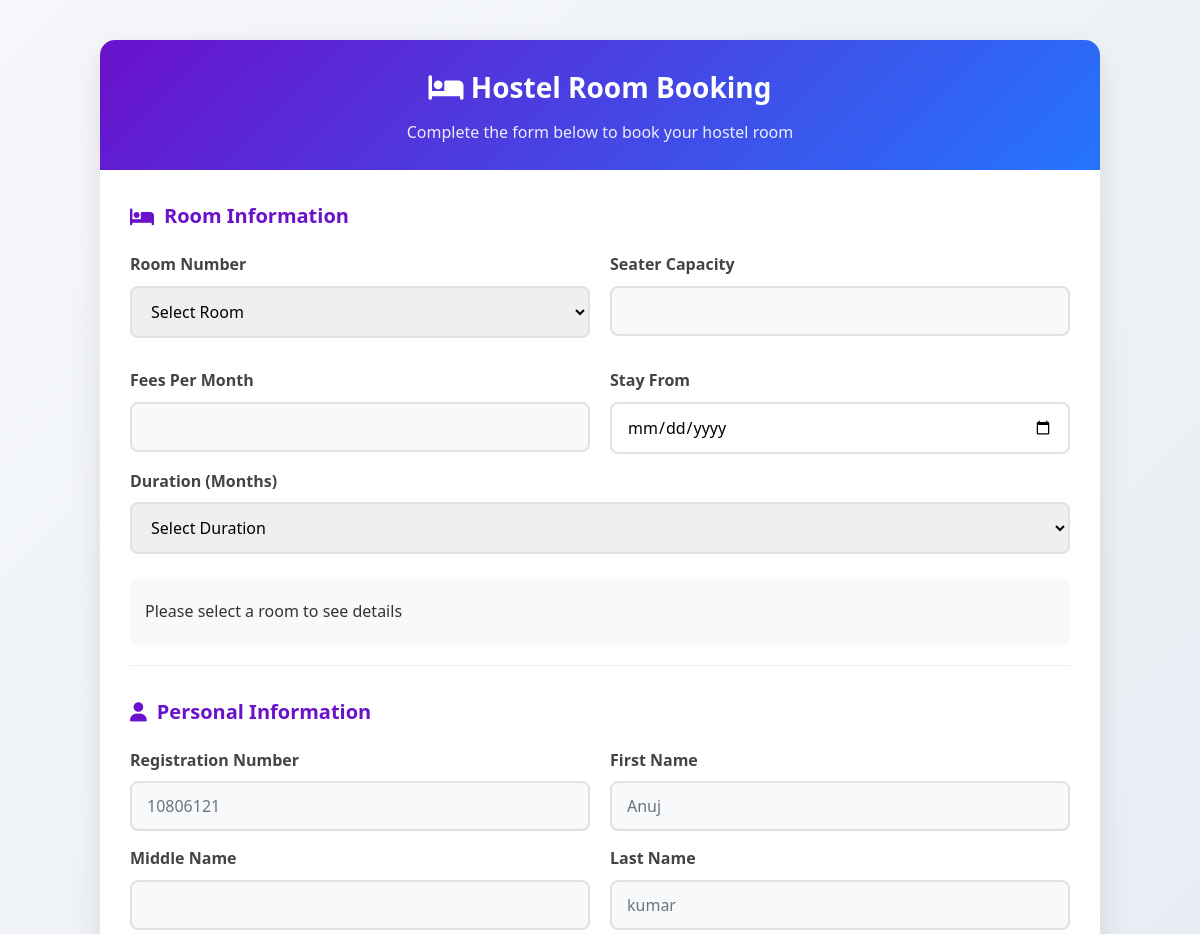
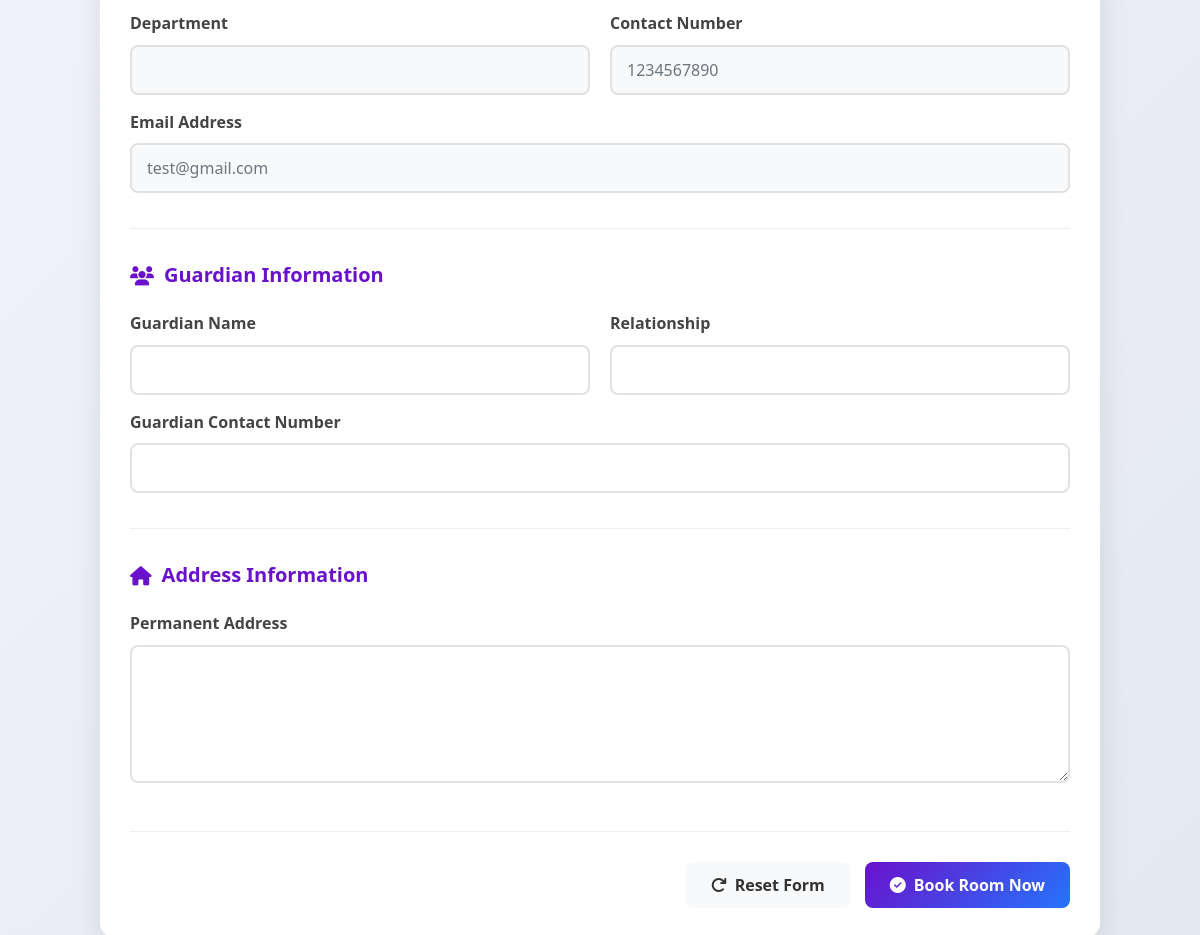
Page /hostel/book-hostel.php (signed in) on the committed database (2 pictures, top to bottom).
### tables this page shows
CREATE TABLE `userregistration` (
  `id` int(11) NOT NULL,
  `regNo` varchar(255) DEFAULT NULL,
  `firstName` varchar(255) DEFAULT NULL,
  `middleName` varchar(255) DEFAULT NULL,
  `lastName` varchar(255) DEFAULT NULL,
  `department` varchar(100) NOT NULL,
  `contactNo` bigint(20) DEFAULT NULL,
  `email` varchar(255) DEFAULT NULL,
  `password` varchar(255) DEFAULT NULL,
  `regDate` timestamp NULL DEFAULT current_timestamp(),
  `updationDate` varchar(45) DEFAULT NULL,
  `passUdateDate` varchar(45) DEFAULT NULL
);

### hostel/book-hostel.php (the view, shortened to what this page needs)
<?php
include('includes/config.php');
$uid = $_SESSION['login'];
$stmt = $mysqli->prepare("SELECT roomno FROM registration WHERE emailid=? OR regno=?");
$stmt->bind_param('ss', $uid, $uid);
$stmt->execute();
$stmt->store_result();
$hasBooking = ($stmt->num_rows > 0);
?>
<!doctype html>
<html lang="en" class="no-js">
<head>
    <link rel="stylesheet" href="https://cdnjs.cloudflare.com/ajax/libs/font-awesome/6.4.0/css/all.min.css">
</head>
<body>
    <div class="booking-container">
        <div class="booking-header">
            <h1><i class="fas fa-bed"></i> Hostel Room Booking</h1>
            <p>Complete the form below to book your hostel room</p>
        </div>
        <div class="booking-body">
            <?php if ($hasBooking) { ?>
                <div class="already-booked">
                    <i class="fas fa-check-circle"></i>
                    <h3>Room Already Booked</h3>
                    <p>You have already booked a hostel room. You can view your room details below.</p>
                    <a href="room-details.php" class="btn btn-primary">
                        <i class="fas fa-door-open"></i> View Room Details
                    </a>
                </div>
            <?php } else { ?>
                <form method="post" action="">
                    <div class="form-section">
                        <h3 class="section-title"><i class="fas fa-bed"></i> Room Information</h3>
                        <div class="form-row">
                            <div class="form-col">
                                <label class="form-label">Room Number</label>
                                <select name="room" id="room" class="form-control" onChange="getSeater(this.value);" onBlur="checkAvailability()" required>
                                    <option value="">Select Room</option>
                                </select>
                                <div class="status-message" id="room-availability-status"></div>
                            </div>
                            <div class="form-col">
                                <label class="form-label">Seater Capacity</label>
                                <input type="text" name="seater" id="seater" class="form-control" readonly>
                            </div>
                        </div>
                        <div class="form-row">
                            <div class="form-col">
                                <label class="form-label">Fees Per Month </label>
                                <input type="text" name="fpm" id="fpm" class="form-control" readonly>
                            </div>
                            <div class="form-col">
                                <label class="form-label">Stay From</label>
                                <input type="date" name="stayf" id="stayf" class="form-control" required>
                            </div>
                        </div>
                        <div class="form-row">
                            <div class="form-col">
                                <label class="form-label">Duration (Months)</label>
                                <select name="duration" id="duration" class="form-control" required>
                                    <option value="">Select Duration</option>
                                </select>
                            </div>
                        </div>
                        <div class="room-info">
                            <p>Please select a room to see details</p>
                        </div>
                    </div>
                    <div class="form-section">
                        <h3 class="section-title"><i class="fas fa-user"></i> Personal Information</h3>
                        <?php
                        $aid = $_SESSION['id'];
                        $ret = "select * from userregistration where id=?";
                        $stmt = $mysqli->prepare($ret);
                        $stmt->bind_param('i', $aid);
                        $stmt->execute();
                        $res = $stmt->get_result();
                        while ($row = $res->fetch_object()) {
                        ?>
                        <div class="form-row">
                            <div class="form-col">
                                <label class="form-label">Registration Number</label>
                                <input type="text" name="regno" id="regno" class="form-control" value="<?php echo $row->regNo; ?>" readonly>
                            </div>
                            <div class="form-col">
                                <label class="form-label">First Name</label>
                                <input type="text" name="fname" id="fname" class="form-control" value="<?php echo $row->firstName; ?>" readonly>
                            </div>
                        </div>
                        <div class="form-row">
                            <div class="form-col">
                                <label class="form-label">Middle Name</label>
                                <input type="text" name="mname" id="mname" class="form-control" value="<?php echo $row->middleName; ?>" readonly>
                            </div>
                            <div class="form-col">
                                <label class="form-label">Last Name</label>
                                <input type="text" name="lname" id="lname" class="form-control" value="<?php echo $row->lastName; ?>" readonly>
                            </div>
                        </div>
                        <div class="form-row">
                            <div class="form-col">
                                <label class="form-label">Department</label>
                                <input type="text" name="department" value="<?php echo $row->department; ?>" class="form-control" readonly>
                            </div>
                            <div class="form-col">
                                <label class="form-label">Contact Number</label>
                                <input type="text" name="contact" id="contact" value="<?php echo $row->contactNo; ?>" class="form-control" readonly>
                            </div>
                        </div>
                        <div class="form-row">
                            <div class="form-col">
                                <label class="form-label">Email Address</label>
                                <input type="email" name="email" id="email" class="form-control" value="<?php echo $row->email; ?>" readonly>
                            </div>
                        </div>
                        <?php } ?>
                    </div>
                    <div class="form-section">
                        <h3 class="section-title"><i class="fas fa-users"></i> Guardian Information</h3>
                        <div class="form-row">
                            <div class="form-col">
                                <label class="form-label">Guardian Name</label>
                                <input type="text" name="gname" id="gname" class="form-control" required>
                            </div>
                            <div class="form-col">
                                <label class="form-label">Relationship</label>
                                <input type="text" name="grelation" id="grelation" class="form-control" required>
                            </div>
                        </div>
                        <div class="form-row">
                            <div class="form-col">
                                <label class="form-label">Guardian Contact Number</label>
                                <input type="text" name="gcontact" id="gcontact" class="form-control" required>
                            </div>
                        </div>
                    </div>
                    <div class="form-section">
                        <h3 class="section-title"><i class="fas fa-home"></i> Address Information</h3>
                        <div class="form-group">
                            <label class="form-label">Permanent Address</label>
                            <textarea rows="5" name="address" id="address" class="form-control" required></textarea>
                        </div>
                    </div>
                    <div class="form-actions">
                        <button type="reset" class="btn btn-default">
                            <i class="fas fa-redo"></i> Reset Form
                        </button>
                        <button type="submit" name="submit" class="btn btn-primary">
                            <i class="fas fa-check-circle"></i> Book Room Now
                        </button>
                    </div>
                </form>
            <?php } ?>
        </div>
    </div>
</body>
</html>

### hostel/book-hostel.php (style rules this page uses)
* { margin: 0; padding: 0; box-sizing: border-box; font-family: 'Segoe UI', Tahoma, Geneva, Verdana, sans-serif; }
body { background: linear-gradient(135deg, #f5f7fa 0%, #e4e8f0 100%); color: #333; line-height: 1.6; min-height: 100vh; display: flex; flex-direction: column; align-items: center; padding: 20px; }
.booking-container { width: 100%; max-width: 1000px; background: white; border-radius: 15px; box-shadow: 0 10px 30px rgba(0, 0, 0, 0.1); overflow: hidden; margin: 20px auto; }
.booking-header { background: linear-gradient(135deg, #6a11cb 0%, #2575fc 100%); color: white; padding: 25px; text-align: center; }
.booking-header h1 { font-size: 28px; font-weight: 600; margin-bottom: 10px; }
.booking-header p { font-size: 16px; opacity: 0.9; }
.booking-body { padding: 30px; }
.form-section { margin-bottom: 30px; padding-bottom: 20px; border-bottom: 1px solid #eee; }
.section-title { color: #6a11cb; margin-bottom: 20px; font-weight: 600; display: flex; align-items: center; font-size: 20px; }
.section-title i { margin-right: 10px; font-size: 1.2rem; }
.form-group { margin-bottom: 20px; }
.form-label { display: block; margin-bottom: 8px; font-weight: 600; color: #444; }
.form-control { width: 100%; padding: 12px 15px; border: 2px solid #e1e1e1; border-radius: 8px; font-size: 16px; transition: all 0.3s; }
.form-control[readonly] { background-color: #f8f9fa; color: #6c757d; }
.form-row { display: flex; flex-wrap: wrap; margin: 0 -10px; }
.form-col { flex: 1; padding: 0 10px; min-width: 250px; margin-bottom: 15px; }
textarea.form-control { min-height: 100px; resize: vertical; }
.btn { padding: 12px 25px; border: none; border-radius: 8px; cursor: pointer; font-size: 16px; font-weight: 600; transition: all 0.3s; display: inline-flex; align-items: center; justify-content: center; }
.btn i { margin-right: 8px; }
.btn-primary { background: linear-gradient(135deg, #6a11cb 0%, #2575fc 100%); color: white; }
.btn-default { background: #f8f9fa; color: #333; }
.form-actions { display: flex; justify-content: flex-end; gap: 15px; margin-top: 30px; }
.room-info { background: #f8f9fa; padding: 15px; border-radius: 8px; margin-top: 10px; }
.room-info p { margin: 5px 0; display: flex; justify-content: space-between; }
.status-message { font-size: 14px; margin-top: 5px; padding: 5px; border-radius: 4px; }

### rows in the picture
userregistration: regno "10806121", fname "Anuj", lname "kumar", contact "1234567890", email "test@gmail.com"
